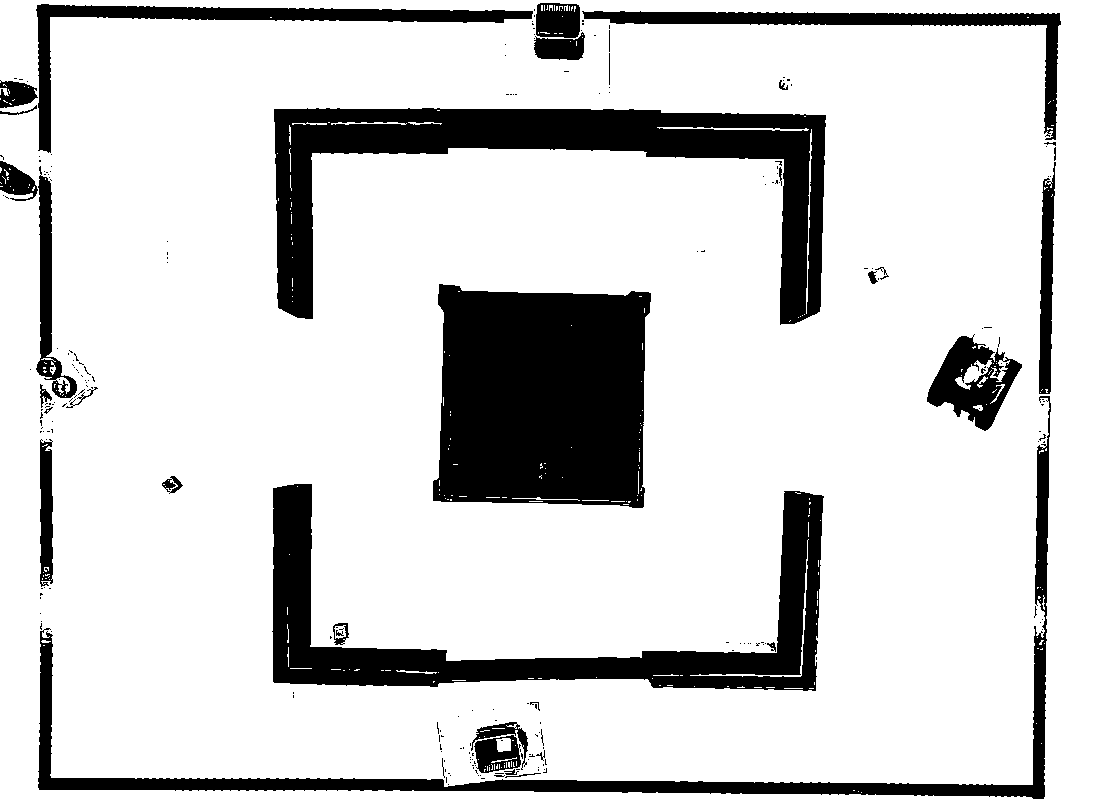
#> input picture Dataset/1-map.png, 1100 x 800 px, given in place of , which was not available
$ python Camera.py
#> lines starting #> are read from the running program, lines starting #| are printed output that depends on the picture; after the words box and inside, x2 and y2 are one past the last pixel; in counts of white or black regions, pixels touching at a corner belong together; pictures that were not available may be replaced by others from this repository, and a replacement may not be noted
import cv2
import numpy as np
from datetime import datetime


def segment_cube(frame):
    # [9 lines left out: function show, not called in this run]

    def find_color(image, lower, upper, color='bgr', show_image=True):
        image = cv2.copyMakeBorder(image, 1, 1, 1, 1,
                                  cv2.BORDER_CONSTANT, None, [255, 255, 255])
        original_image = image.copy()  # копируем изображение
        image = image.copy()

        if color == 'hsv':  # если цветовая модель hsv
            image = cv2.cvtColor(image, cv2.COLOR_BGR2HSV)  # переводим в hsv
        if color == 'gray':  # если цветовая модель gray
            image = cv2.cvtColor(image, cv2.COLOR_BGR2GRAY)  # переводим в gray
        lower = np.array(lower)  # нижняя граница
        upper = np.array(upper)  # верхняя граница
        mask = cv2.inRange(image, lower, upper)  # создаем маску
        if color == 'gray':
            image = cv2.bitwise_and(image, image, mask=mask)  # применяем маску
        elif color == 'hsv':
            image[mask == 0] = [0, 0, 255]
        else:
            image[mask == 0] = [255, 255, 255]
        if color == 'hsv':
            image = cv2.cvtColor(image, cv2.COLOR_HSV2BGR)  # переводим в bgr
        if color == 'gray':
            image = cv2.cvtColor(image, cv2.COLOR_GRAY2BGR)
        if show_image:
            show([original_image, image])  # выводим изображение
        return image

    img = find_color(frame, [0, 50, 100], [200, 200, 255], 'hsv', show_image=False)
    image = find_color(img, [0, 0, 100], [200, 255, 255], 'brg', show_image=False)

    def find_contours(image, show_image=False):
        contours, _ = cv2.findContours(image, cv2.RETR_TREE, cv2.CHAIN_APPROX_SIMPLE)
        image = cv2.cvtColor(image, cv2.COLOR_GRAY2BGR)
        cv2.drawContours(image, contours, -1, (0, 255, 0), 3)
        if show_image:
            show([image])
        return contours

    def binarize(image, show_image=False):
        gray = cv2.cvtColor(image, cv2.COLOR_BGR2GRAY)
        _, binary = cv2.threshold(gray, 0, 255, cv2.THRESH_BINARY + cv2.THRESH_OTSU)
        if show_image:
            show([image, binary])
        return binary

    contours = find_contours(binarize(image, False), show_image=False)
    biggest = sorted(contours, key=cv2.contourArea, reverse=True)
    #cv2.drawContours(image, biggest, -1, (0, 255, 0), 3)
    #return image
    def create_mask(image, contours, show_image=False):
        mask = np.zeros_like(image)
        for contour in contours:
            cv2.drawContours(mask, [contour], -1, (255, 255, 255), -1)
        if show_image:
            show([mask])
        return mask

    mask = create_mask(binarize(image, False), biggest[1:5], show_image=False)
    kernel = np.ones((5, 5), np.uint8)
    dilated_mask = cv2.dilate(mask, kernel, iterations=2)

    new_image = image.copy()

    new_image[dilated_mask == 0] = 255
    # return new_image
    # [7 lines left out: function find_convex_hull, not called in this run]

    try:
        hull = find_convex_hull(binarize(new_image, False), biggest[1], show_image=False)
    except:
        pass
    else:
        cv2.drawContours(frame, [hull], -1, (0, 255, 0), 3)
    finally:
        return frame


def main():
    # Create a VideoCapture object
    cap = cv2.VideoCapture('http://192.168.2.166:8080/?action=stream')
    # Check if the camera opened successfully
    if not cap.isOpened():
        print("Error: Could not open video capture device.")
        return

    # Get the default frame width and height
    frame_width = int(cap.get(cv2.CAP_PROP_FRAME_WIDTH))
    frame_height = int(cap.get(cv2.CAP_PROP_FRAME_HEIGHT))

    print("Recording started. Press 'q' to stop.")

    while True:
        ret, frame = cap.read()
#> frame is the input picture: shape (800, 1100, 3); values 0 (black) and 200 (white), 82.2% white; 238 black regions (201 under 20 px), largest, box (x1, y1, x2, y2) and area: (433, 284, 651, 508) 42932, (274, 108, 826, 325) 35094, (272, 484, 824, 691) 28622
        if ret:
            frame = cv2.rotate(frame, cv2.ROTATE_180)
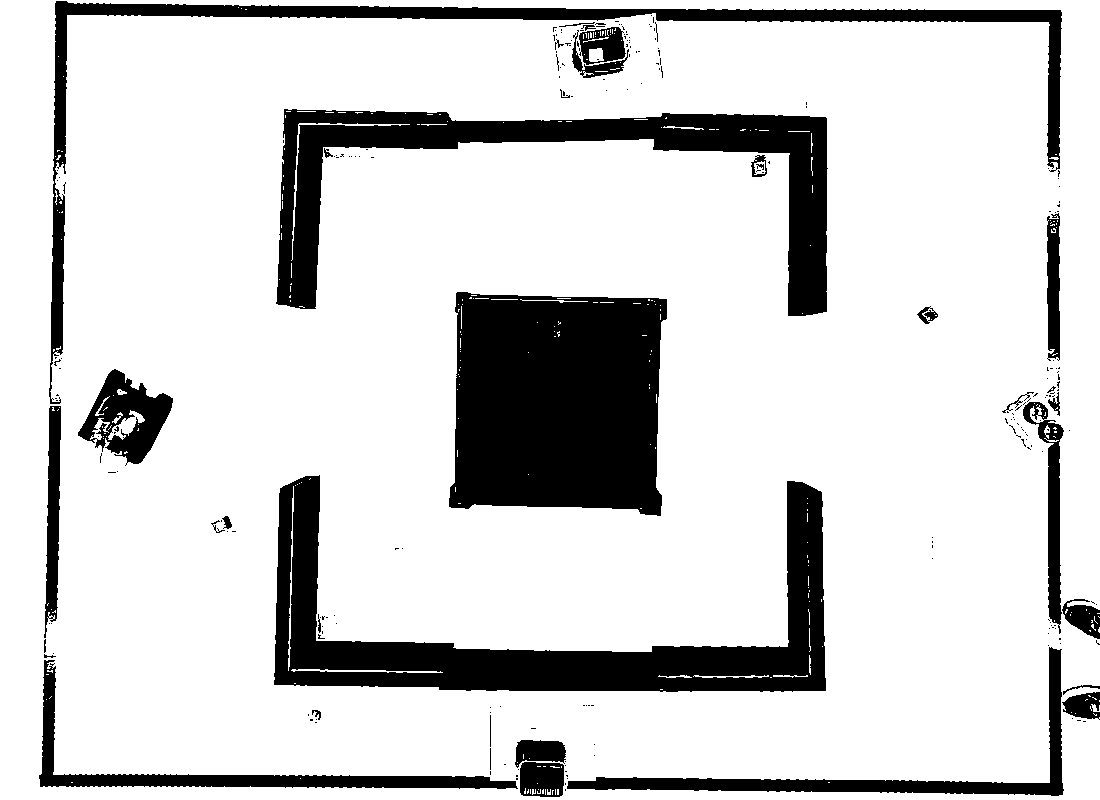
#> frame: shape (800, 1100, 3); values 0 (black) and 200 (white), 82.2% white; 238 black regions (201 under 20 px), largest, box (x1, y1, x2, y2) and area: (449, 292, 667, 516) 42932, (274, 475, 826, 692) 35094, (276, 109, 828, 316) 28622
            frame = segment_cube(frame)
#> in find_color, `image = cv2.copyMakeBorder(image, 1, 1, 1, 1, cv2.BORDER_CONSTANT, Non..`:
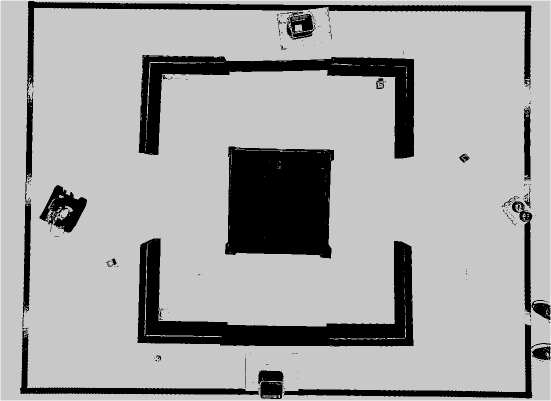
#> image: shape (802, 1102, 3) (shown at 1/2 size); min 0, max 255, mean 164.8
#> in find_contours, `contours, _ = cv2.findContours(image, cv2.RETR_TREE, cv2.CHAIN_APPROX_..`: contours = [[[0, 0], [0, 803], [1103, 803], [1103, 0]]]
#> in find_contours, `cv2.drawContours(image, contours, -1, (0, 255, 0), 3)`:
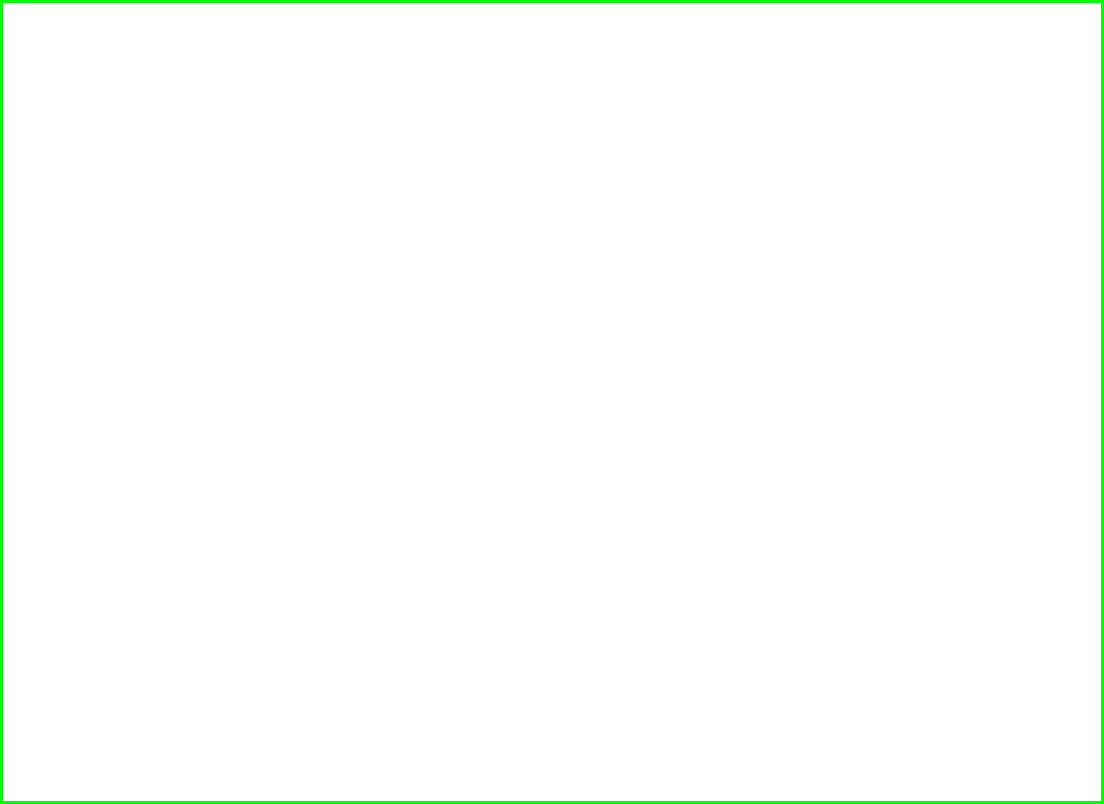
#> image: shape (804, 1104, 3); mean B, G, R 251.7, 255, 251.7
            # Exit the loop when 'q' key is pressed
            cv2.imshow('frame', frame)
            if cv2.waitKey(1) & 0xFF == ord('q'):
#> (key q is pressed here)
                print("Recording stopped by user.")
                break
        else:
            print("Error: Failed to read frame from camera.")
            break

    # Release resources
    cap.release()
    cv2.destroyAllWindows()


if __name__ == "__main__":
    main()

$ run again, on Dataset/10-map.png
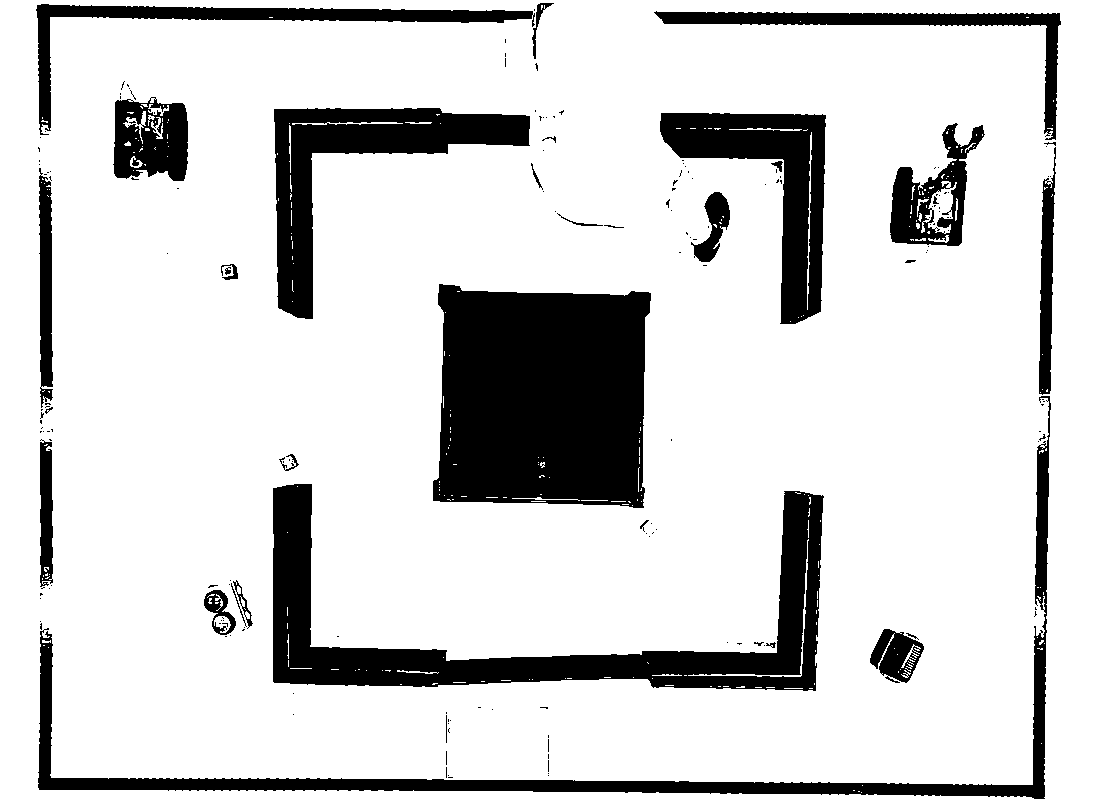
#> input picture Dataset/10-map.png, 1100 x 800 px, given in place of , which was not available
#> in main, frame is the input picture: shape (800, 1100, 3); values 0 (black) and 200 (white), 82.7% white; 184 black regions (149 under 20 px), largest, box (x1, y1, x2, y2) and area: (433, 284, 651, 508) 42907, (273, 484, 824, 691) 29207, (38, 396, 1051, 799) 17040
#> in main, `frame = cv2.rotate(frame, cv2.ROTATE_180)`:
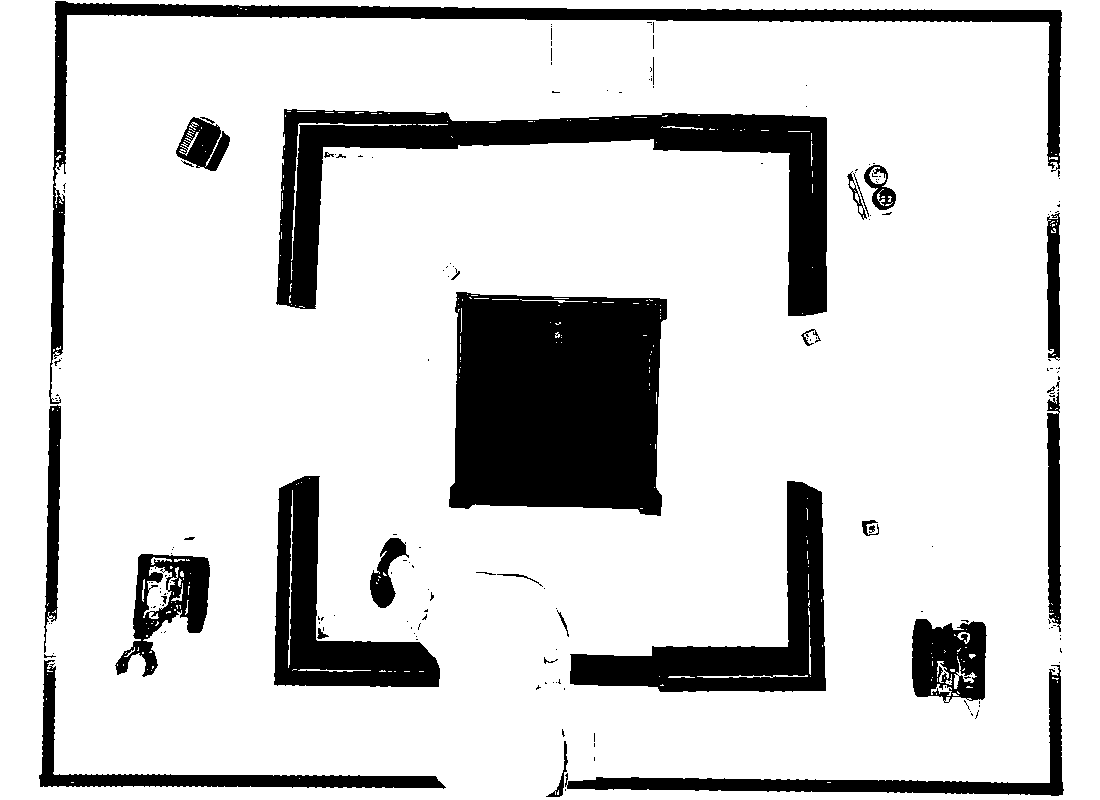
#> frame: shape (800, 1100, 3); values 0 (black) and 200 (white), 82.7% white; 184 black regions (149 under 20 px), largest, box (x1, y1, x2, y2) and area: (449, 292, 667, 516) 42907, (276, 109, 827, 316) 29207, (49, 1, 1062, 404) 17040
#> in find_color, `image = cv2.copyMakeBorder(image, 1, 1, 1, 1, cv2.BORDER_CONSTANT, Non..`:
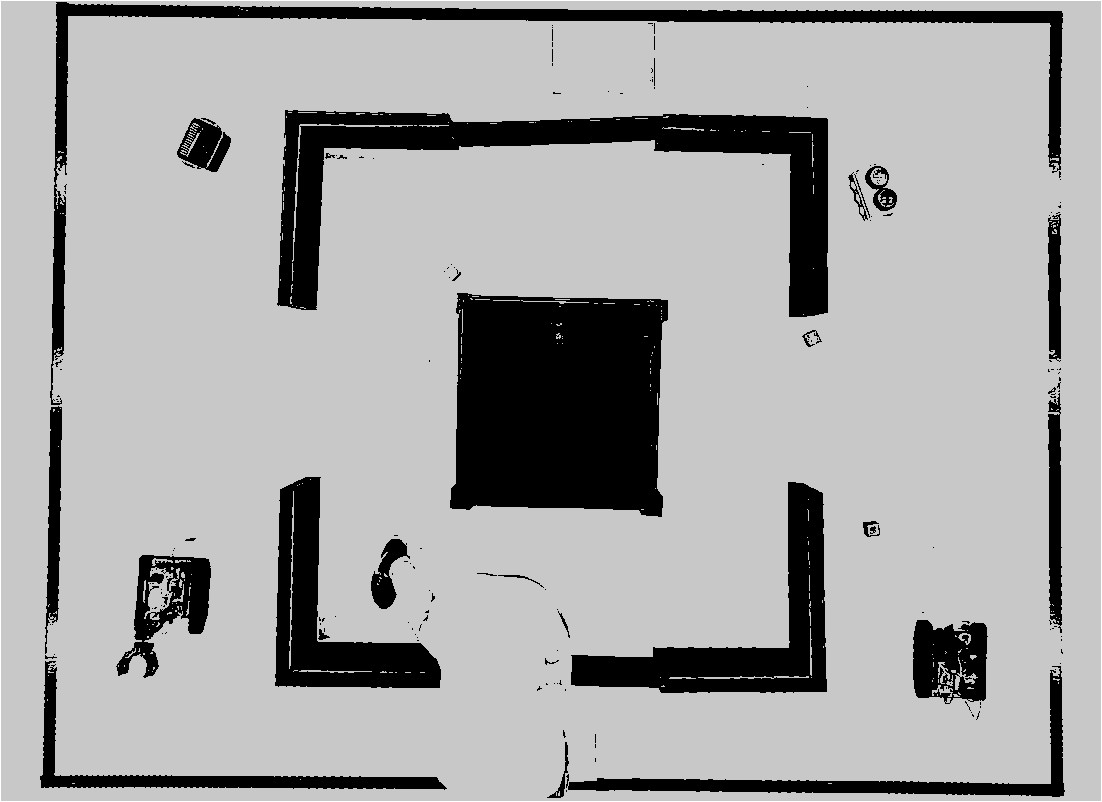
#> image: shape (802, 1102, 3); min 0, max 255, mean 165.7
#> mask: shape (802, 1102); every value is 0
#> mask: shape (804, 1104); every value is 0
#> gray: shape (804, 1104); every value is 255
#> in find_contours, `contours, _ = cv2.findContours(image, cv2.RETR_TREE, cv2.CHAIN_APPROX_..`: contours = [[[0, 0], [0, 803], [1103, 803], [1103, 0]]]

$ run again, on Dataset/12-map.png
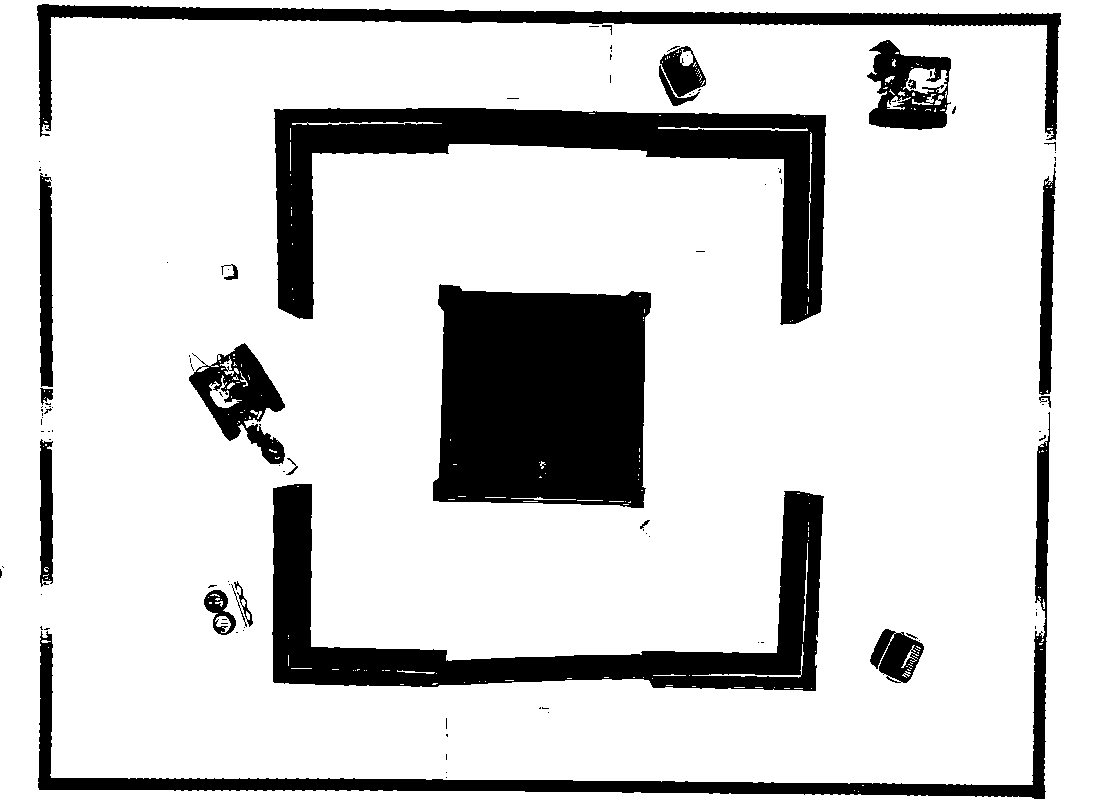
#> input picture Dataset/12-map.png, 1100 x 800 px, given in place of , which was not available
#> in main, frame is the input picture: shape (800, 1100, 3); values 0 (black) and 200 (white), 81.9% white; 111 black regions (86 under 20 px), largest, box (x1, y1, x2, y2) and area: (433, 284, 651, 508) 42988, (274, 108, 826, 325) 34419, (272, 484, 824, 691) 29371
#> in main, `frame = cv2.rotate(frame, cv2.ROTATE_180)`:
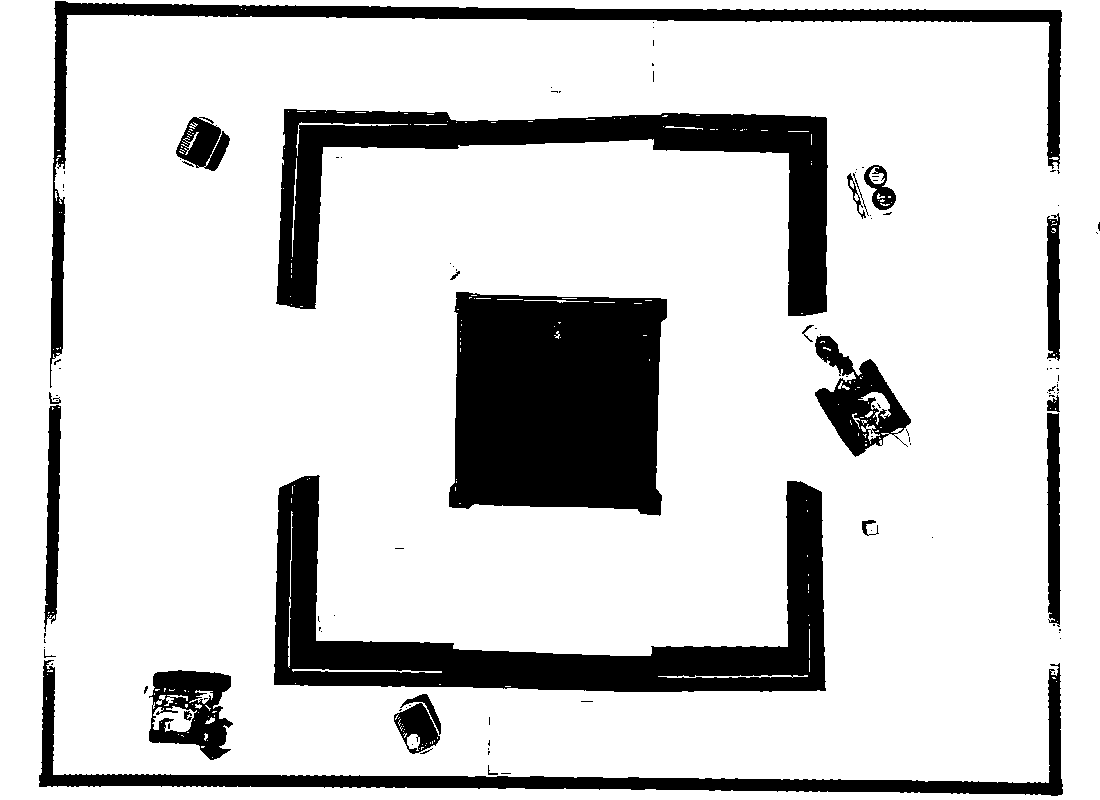
#> frame: shape (800, 1100, 3); values 0 (black) and 200 (white), 81.9% white; 111 black regions (86 under 20 px), largest, box (x1, y1, x2, y2) and area: (449, 292, 667, 516) 42988, (274, 475, 826, 692) 34419, (276, 109, 828, 316) 29371
#> in find_color, `image = cv2.copyMakeBorder(image, 1, 1, 1, 1, cv2.BORDER_CONSTANT, Non..`:
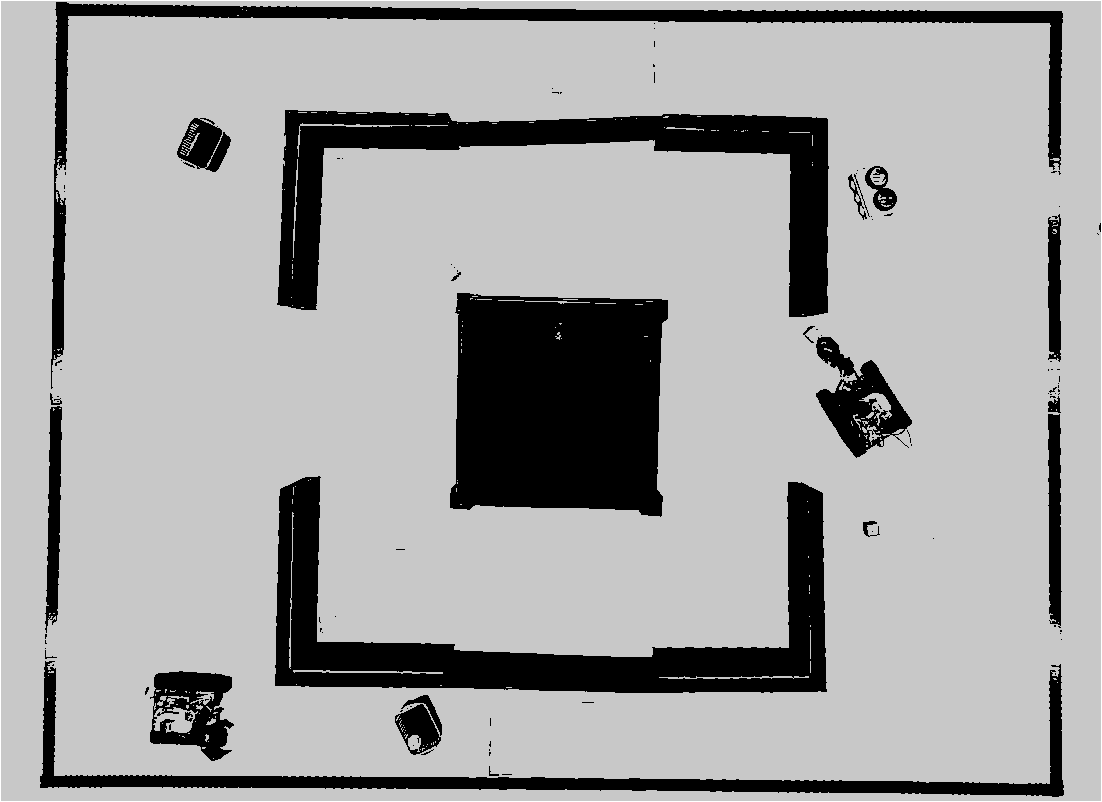
#> image: shape (802, 1102, 3); min 0, max 255, mean 164.1
#> mask: shape (802, 1102); every value is 0
#> mask: shape (804, 1104); every value is 0
#> gray: shape (804, 1104); every value is 255
#> in find_contours, `contours, _ = cv2.findContours(image, cv2.RETR_TREE, cv2.CHAIN_APPROX_..`: contours = [[[0, 0], [0, 803], [1103, 803], [1103, 0]]]
